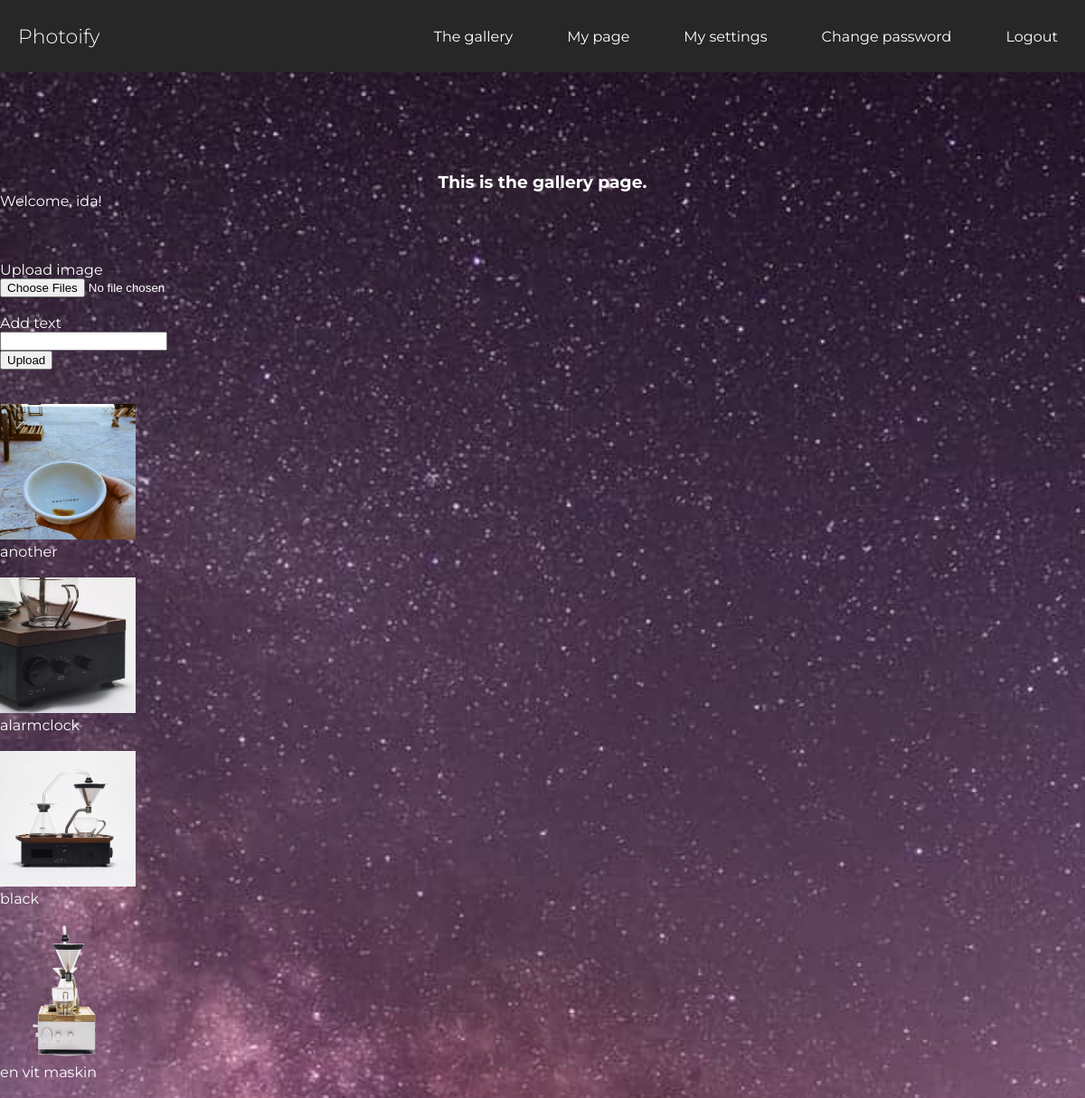
Page / (signed in) on the earlier database version.
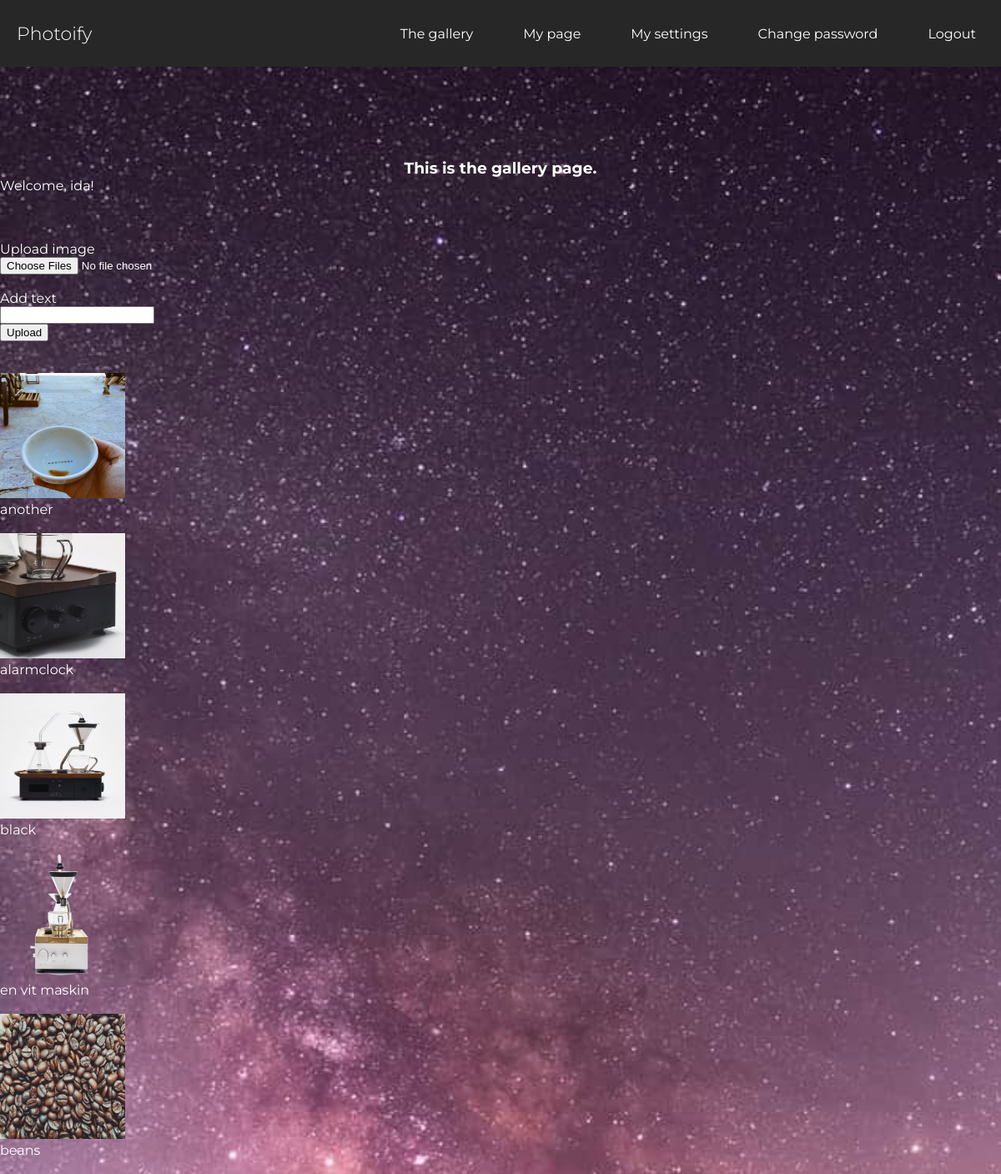
Same page on the later database version.
### tables this page shows
CREATE TABLE "posts" (
	`post_id`	INTEGER NOT NULL PRIMARY KEY AUTOINCREMENT,
	`post`	TEXT NOT NULL,
	`date`	TEXT,
	`user_id`	INTEGER,
	`content`	TEXT
);

### home.php (the view)
<article class="homepage">
    <h1>This is the gallery page.</h1>
    <?php if (isset($_SESSION['user'])): ?>
       <p>Welcome, <?php echo $_SESSION['user']['first_name']; ?>!</p>
   <?php endif; ?>
<br><br><br>
<?php $statement = $pdo->prepare('SELECT * FROM posts;');
$statement->execute();
$posts = $statement->fetchAll(PDO::FETCH_ASSOC);
?>
<div class="gallery-page">
    <form action="app/posts/store.php" method="post" enctype="multipart/form-data">
             <div>
                 <p><label for="images">Upload image</label></p>
                 <input type="file"  value="upload file" name="post" id="images" accept=".png, .jpeg, .jpg" multiple required>
             </div><br>
             <div class="form-group">
                 <p>
                     <label>Add text</label><br>
                     <input type="text" name="content">
                 </p>
             </div>
             <button type="submit">Upload</button>
         </form>
         <br>
    <?php foreach ($posts as $post): ?>
        <br>
    <img style="width: 150px; height: 150px;" class="gallery-pics" src="image/post/<?php echo $post['post'];?>" alt="photoify">
    <br>
    <p><?php echo $post['content']?></p>
    <?php endforeach; ?>
    <br>
</div>
</article>

### views/header.php (shortened to what this page needs)
<!DOCTYPE html>
<html lang="en">
<head>
    <link rel="stylesheet" href="assets/styles/main.css">
</head>
<body>
    <?php require __DIR__.'/navigation.php'; ?>
    <div class="container">

### views/navigation.php (shortened to what this page needs)
<nav class="navbar">
      <a href="#" class="logo">Photoify</a>
        <ul class="main-nav" id="js-menu">
            <li>
                <?php if (isset($_SESSION['user'])): ?>
                    <a class="nav-link" href="/">The gallery</a>
                <?php else: ?>
                    <a class="nav-link" href="/index.php">Home</a>
                <?php endif; ?>
            </li>
            <li>
                <?php if (isset($_SESSION['user'])): ?>
                    <a class="nav-link" href="/mypage.php">My page</a>
                <?php else: ?>
                    <a class="nav-link" href="/about.php">About</a>
                <?php endif; ?>
            </li>
            <li>
                <?php if (isset($_SESSION['user'])): ?>
                    <a class="nav-link" href="/settings.php">My settings</a>
                <?php endif; ?>
            </li>
            <li>
                <?php if (isset($_SESSION['user'])): ?>
                    <a class="nav-link" href="/password.php">Change password</a>
                <?php endif; ?>
            </li>
            <li>
                <?php if (isset($_SESSION['user'])): ?>
                    <a class="nav-link" href="app/users/logout.php">Logout</a>
                <?php else: ?>
                    <a class="nav-link" href="/">Login</a>
                <?php endif; ?>
            </li>
        </ul>
</nav>

### index.php
<?php require __DIR__.'/views/header.php'; ?>
<article>
    <?php
    if(isset($_SESSION['user'])):  ?>
    <?php require __DIR__.'/home.php'; ?>
    <?php
    else: ?>
        <?php require __DIR__.'/start.php'; ?>
    <?php endif; ?>
</article>
<?php require __DIR__.'/views/footer.php'; ?>

### views/footer.php (shortened to what this page needs)
</div>
</body>
</html>

### assets/styles/main.css (style rules this page uses)
* { box-sizing: border-box; margin: 0px; }
body { width: 100%; height: 100vh; background-color: white; display:flex; flex-direction: column; background-image: url("/image/bg_photoify2.jpg"); background-repeat: no-repeat; background-size: cover; font-family: 'Montserrat', sans-serif; }
.navbar { font-size: 16px; position: fixed; width: inherit; background-color: #272727; padding-bottom: 10px; }
.main-nav { list-style-type: none; display: none; }
.nav-link, .logo { text-decoration: none; color: white; }
.main-nav li { text-align: center; margin: 15px auto; }
.logo { display: inline-block; font-weight: 300; font-size: 22px; margin-top: 10px; margin-left: 20px; }
.container { margin: auto; width: 100%; height: 400px; }
.homepage { color: white; }
.homepage h1 { text-align: center; }
@media screen and (min-width: 700px) { * { box-sizing: border-box; margin: 0px; } }
@media screen and (min-width: 700px) { .navbar { display: flex; justify-content: space-between; padding-bottom: 0; height: 80px; align-items: center; } }
@media screen and (min-width: 700px) { .main-nav { display: flex; width: 100%; margin-right: 30px; flex-direction: row; justify-content: flex-end; } }
@media screen and (min-width: 700px) { .main-nav li { margin: 0; } }
@media screen and (min-width: 700px) { .nav-link { margin-left: 60px; } }
@media screen and (min-width: 700px) { .logo { margin-top: 0; } }
@media screen and (min-width: 700px) { .container { margin: auto; width: 100%; height: 420px; } }

Differences in the rows shown:
added posts: post (picture), content "beans"
